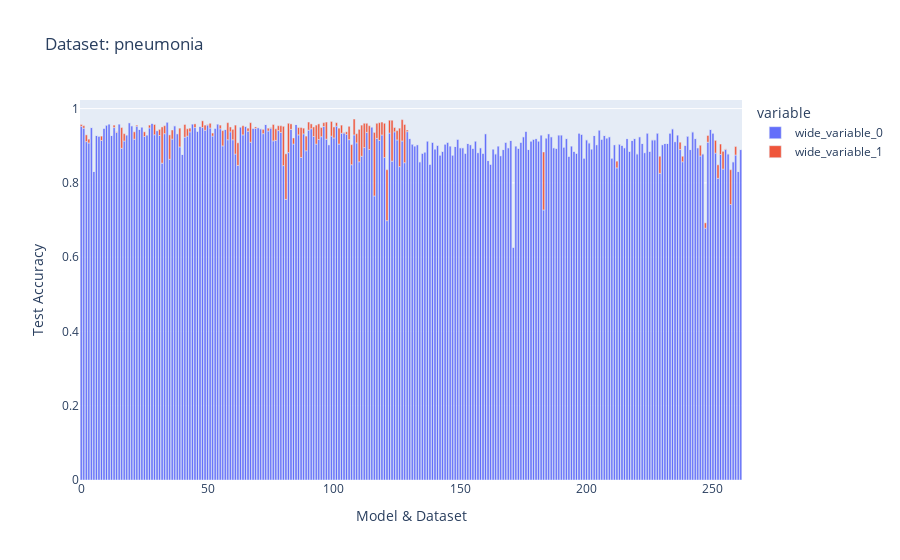

Notebook source saved alongside this figure:
### Code cell
base_idx = 3
labels = [f"{x.model} {x.dataset}" for x in df.itertuples()]
px.bar(y=[peak_profile_time[:, base_idx], peak_profile_time[:, -1]-peak_profile_time[:, base_idx]], 
       hover_name=labels, labels={"index": "Model & Dataset", "value": "Test Accuracy"}, title=f"Dataset: {dataset_prefix}")

### Figure 1 — Plotly figure (JSON) as saved in the notebook; plotly's stock layout.template omitted (floating-point values rounded to 4 significant figures; data arrays with more than 128 entries replaced by an {"elided": "..."} marker saying what was removed)
{"data": [{"alignmentgroup": "True", "hovertemplate": "<b>%{hovertext}</b><br><br>variable=wide_variable_0<br>Model & Dataset=%{x}<br>Test Accuracy=%{y}<extra></extra>", "hovertext": {"elided": "262 str values"}, "legendgroup": "wide_variable_0", "marker": {"color": "#636efa", "pattern": {"shape": ""}}, "name": "wide_variable_0", "offsetgroup": "wide_variable_0", "orientation": "v", "showlegend": true, "textposition": "auto", "type": "bar", "x": {"elided": "262 int values"}, "xaxis": "x", "y": {"elided": "262 float values"}, "yaxis": "y"}, {"alignmentgroup": "True", "hovertemplate": "<b>%{hovertext}</b><br><br>variable=wide_variable_1<br>Model & Dataset=%{x}<br>Test Accuracy=%{y}<extra></extra>", "hovertext": {"elided": "262 str values"}, "legendgroup": "wide_variable_1", "marker": {"color": "#EF553B", "pattern": {"shape": ""}}, "name": "wide_variable_1", "offsetgroup": "wide_variable_1", "orientation": "v", "showlegend": true, "textposition": "auto", "type": "bar", "x": {"elided": "262 int values"}, "xaxis": "x", "y": {"elided": "262 float values"}, "yaxis": "y"}], "layout": {"autosize": true, "barmode": "relative", "legend": {"title": {"text": "variable"}, "tracegroupgap": 0}, "title": {"text": "Dataset: pneumonia"}, "xaxis": {"anchor": "y", "autorange": true, "domain": [0, 1], "range": [-0.5, 261.5], "title": {"text": "Model & Dataset"}, "type": "linear"}, "yaxis": {"anchor": "x", "autorange": true, "domain": [0, 1], "range": [0, 1.023], "title": {"text": "Test Accuracy"}, "type": "linear"}}}
